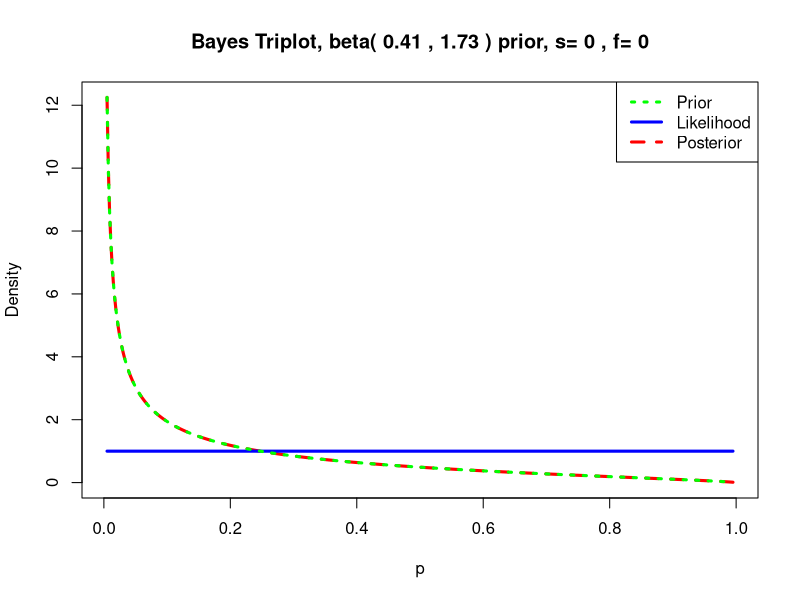
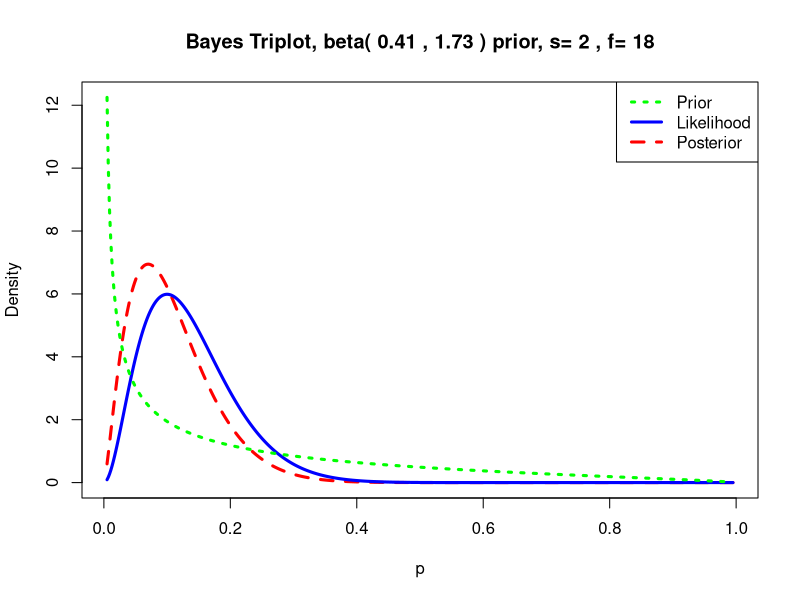
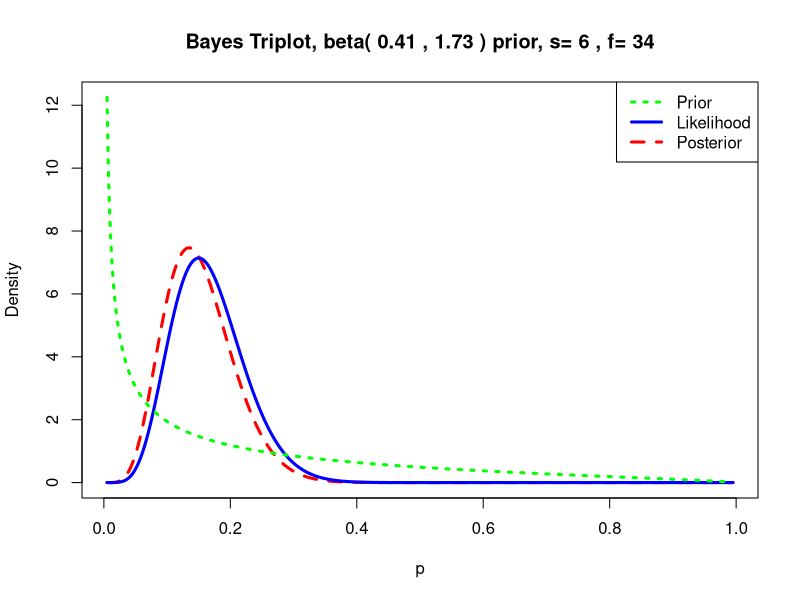
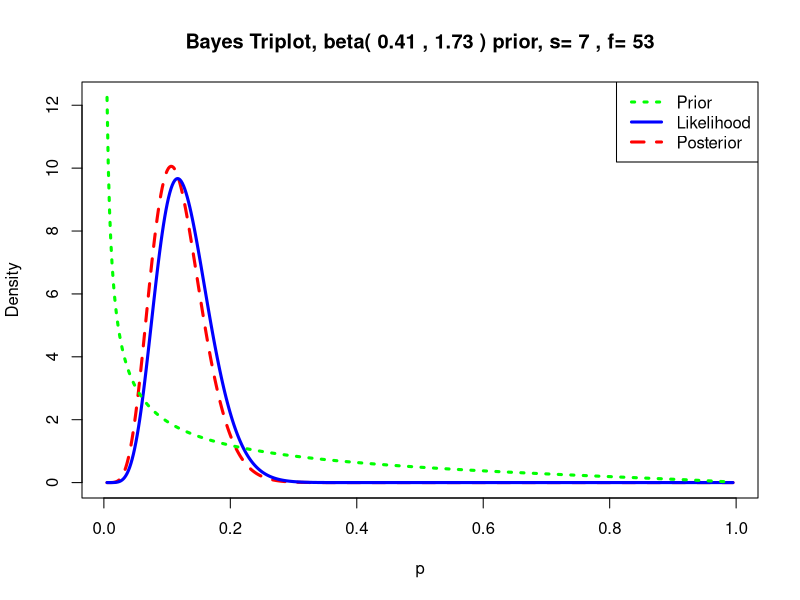
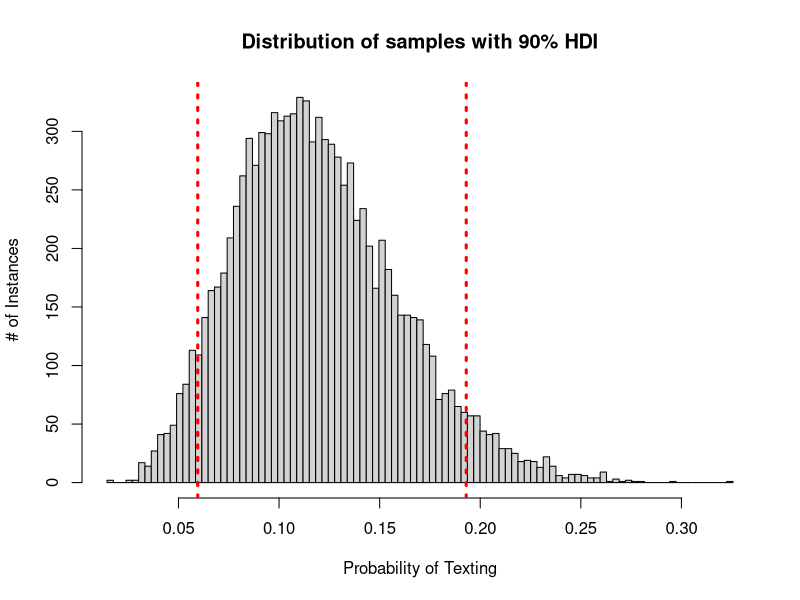
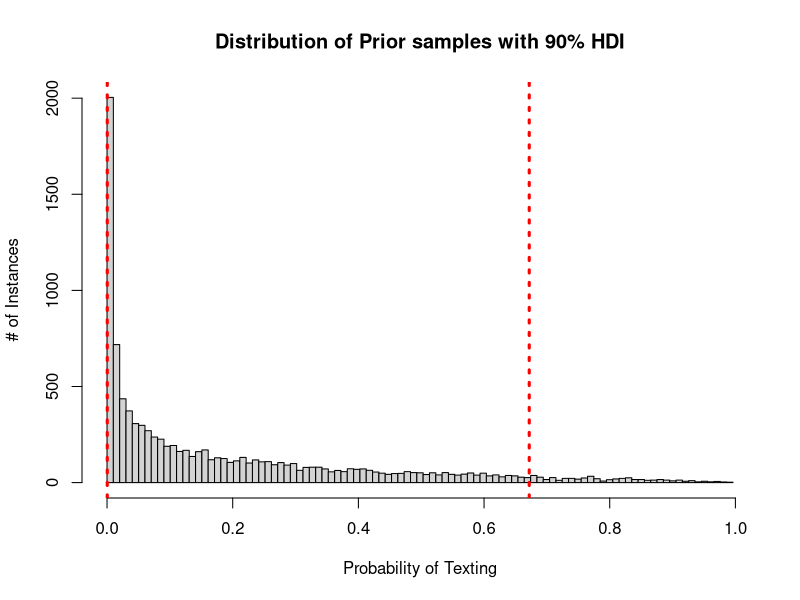
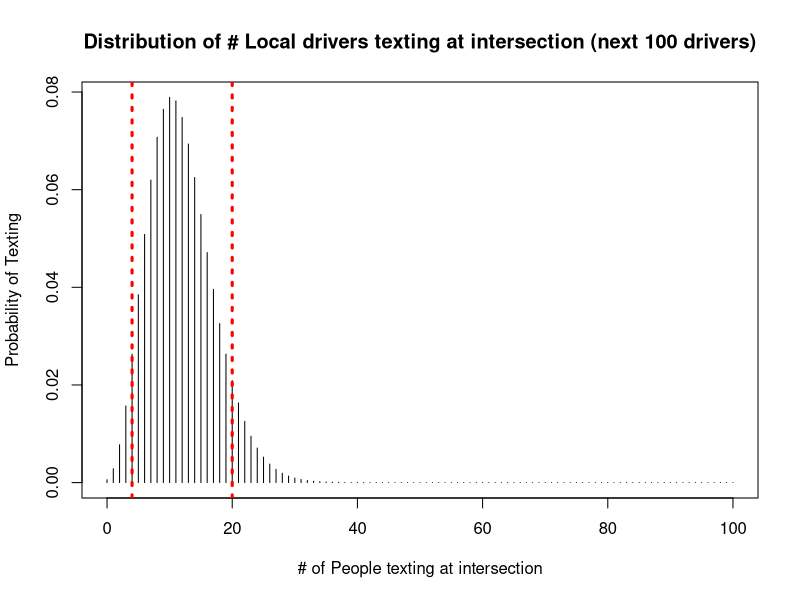
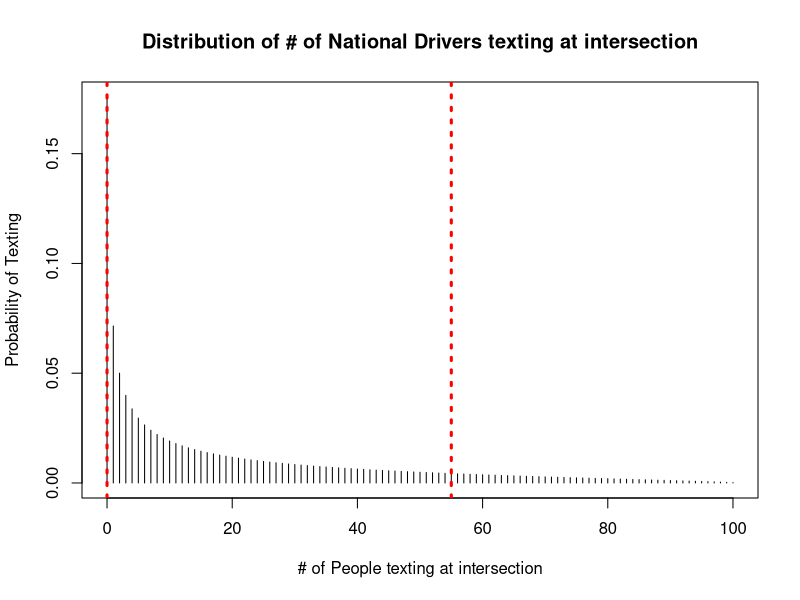

The R script that drew these images, in order:
## ---- chunk 1
knitr::opts_chunk$set(echo = TRUE)
## ---- chunk 2
#Compute the probability that the driver of a car is texting at a specific intersection.

#  Given these data
# Compute the Beta prior, and report the coefficients
library(LearnBayes)

#Setting the Beta Prior
# Nationally the *cumulative probability* that a driver is texting is:
# P = 0.5, at x = 0.1
# P = 0.75 at x = 0.3 -> Cumulative Probability hence p=0.25 at x = 0.3

beta.prior = beta.select(list(p = 0.5, x = 0.1), list(p = 0.75, x = 0.3))
beta.prior
triplot(beta.prior, c(0,0))
## ---- chunk 3
#You observe cars at a location three times and note the number of texting drivers:
#1. 2 texting out of 20 drivers
#2. 4 texting out of 20 drivers
#3. 1 texting out of 20 drivers
#   Plot the prior, likelihood and posterior three times as you update your belief based on collecting more data
require(repr)
options(repr.plot.width = 6, repr.plot.height = 5)
triplot(beta.prior, c(2,18))
triplot(beta.prior, c(6,34))
triplot(beta.prior, c(7,53))
## ---- chunk 4
#   Simulate the final posterior distribution and do the following:
#   Plot the posterior with the 90% HDI shown
#   Report the upper and lower limits of the 90% HDI

#Posterior Distributions
options(repr.plot.width = 8, repr.plot.height = 5)
final.posterior = beta.prior + c(7,53)
post.sample = rbeta(10000, final.posterior[1], final.posterior[2])
par(mfrow = c(1,1))
quants = quantile(post.sample, c(0.05, 0.95))
breaks = seq(min(post.sample), max(post.sample), length.out = 100)

hist(post.sample, breaks = breaks, main = "Distribution of samples with 90% HDI", xlab = "Probability of Texting", ylab ="# of Instances")
abline(v = quants[1], lty = 3, col = "red", lwd = 3)
abline(v = quants[2], lty = 3, col = "red", lwd = 3)
quants
## ---- chunk 5
#90% HDI on Prior Distribution
prior.sample = rbeta(10000, beta.prior[1], beta.prior[2])
par(mfrow = c(1,1))
quants = quantile(prior.sample, c(0.05, 0.95))
breaks = seq(min(prior.sample), max(prior.sample), length.out = 100)

hist(prior.sample, breaks = breaks, main = "Distribution of Prior samples with 90% HDI", xlab = "Probability of Texting", ylab ="# of Instances")
abline(v = quants[1], lty = 3, col = "red", lwd = 3)
abline(v = quants[2], lty = 3, col = "red", lwd = 3)
quants
## ---- chunk 6
#   Of the next hundred drivers what are the number of texting drivers in the 90% HDI?
n = 100
s = 0:n
pred.probs = pbetap(final.posterior, n, s)
plot(s, pred.probs, type = "h",
     main = "Distribution of # Local drivers texting at intersection (next 100 drivers)", xlab = "# of People texting at intersection", ylab = "Probability of Texting")
discint(cbind(s, pred.probs),0.90)
interval = discint(cbind(s, pred.probs),0.90)$set
abline(v = interval[1], lty = 3, col = "red", lwd = 3)
abline(v = interval[length(interval)], lty = 3, col = "red", lwd = 3)
## ---- chunk 7
#Are the drivers in this area better or worse that the national figures indicate?
n = 100
s = 0:n
pred.probs.national = pbetap(beta.prior, n, s)
plot(s, pred.probs.national, type = "h",
     main = "Distribution of # of National Drivers texting at intersection", xlab = "# of People texting at intersection", ylab = "Probability of Texting")
discint(cbind(s, pred.probs.national),0.90)
interval = discint(cbind(s, pred.probs.national),0.90)$set
abline(v = interval[1], lty = 3, col = "red", lwd = 3)
abline(v = interval[length(interval)], lty = 3, col = "red", lwd = 3)
